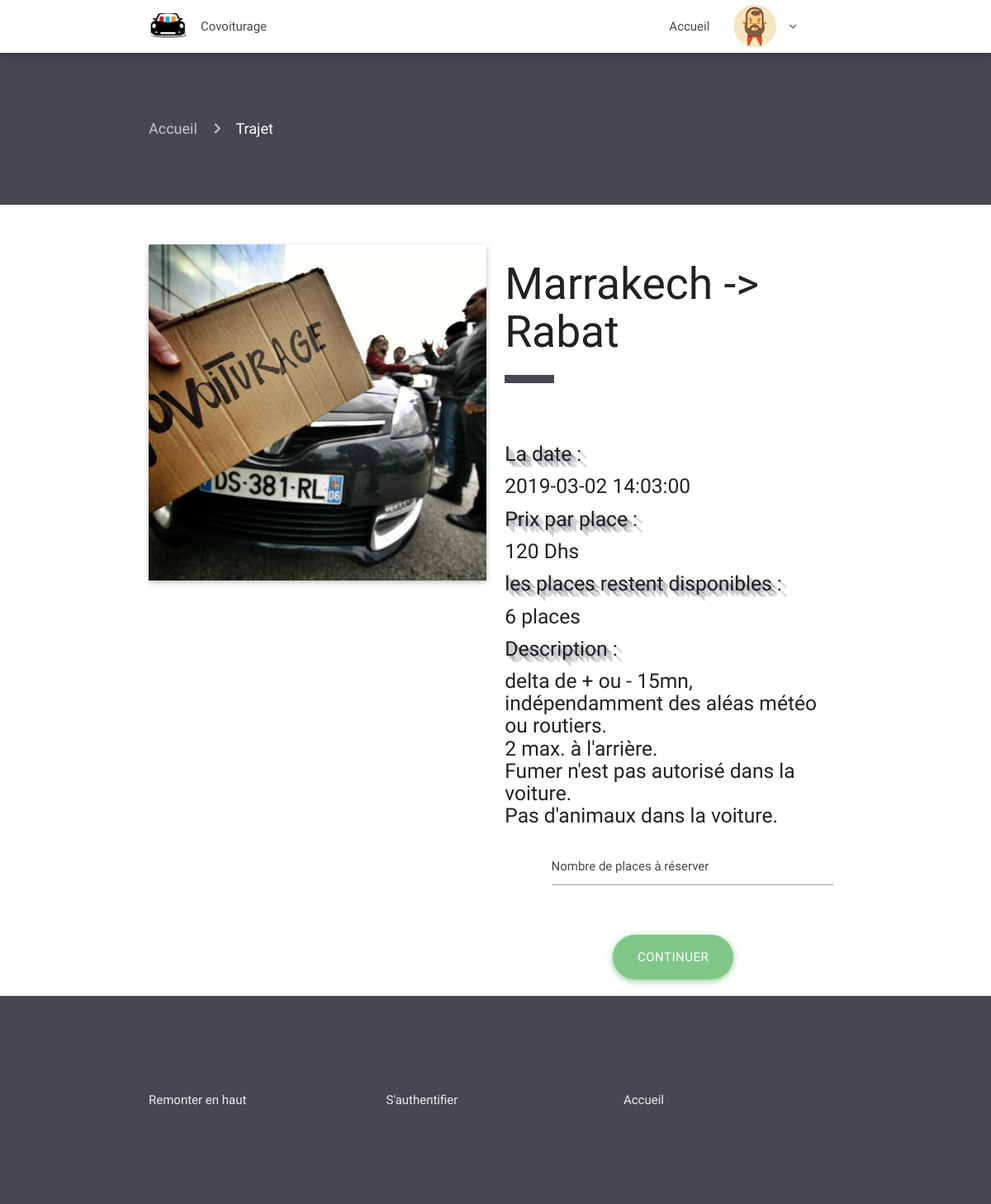
Page /trajets.php?id=57 (signed in) on the committed database.
### tables this page shows
CREATE TABLE `trajets` (
  `id` int(11) NOT NULL,
  `trajet` char(25) DEFAULT NULL,
  `nbr_place_dispo` int(11) DEFAULT NULL,
  `description` varchar(1000) NOT NULL,
  `prix` int(11) DEFAULT NULL,
  `id_image` int(11) DEFAULT NULL,
  `nom_image` char(50) DEFAULT NULL,
  `date` datetime DEFAULT NULL
);

### trajets.php (the view, shortened to what this page needs)
<?php
if (!isset($_SESSION['logged_in'])) {
  $nav = 'includes/nav.php';
}
else {
  $idsess = $_SESSION['id'];
}
$id_trajets =$_GET['id'];
 require 'includes/header.php';
 require $nav;?>
 <div class="container-fluid trajets-page" id="top">
   <div class="container current-page">
      <nav>
        <div class="nav-wrapper">
          <div class="col s12">
            <a href="index.php" class="breadcrumb">Accueil</a>
            <a href="trajets.php?id=<? $id_trajets; ?>" class="breadcrumb">Trajet</a>
          </div>
        </div>
      </nav>
    </div>
   </div>
<div class="container-fluid trajets">
  <div class="container">
   <div class="row">
     <div class="col s12 m6">
        <div class="card">
          <div class="card-image">
            <?php
            include 'db.php';
            $querytrajets = "SELECT id, trajet,nbr_place_dispo,prix, description, id_image, nom_image, date
              FROM trajets WHERE id = '{$id_trajets}'";
            $result1 = $connection->query($querytrajets);
            if ($result1->num_rows > 0) {
            while($rowtrajets = $result1->fetch_assoc()) {
              $id_trajetsdb = $rowtrajets['id'];
              $name_trajets = $rowtrajets['trajet'];
              $nbr_place_dispo = $rowtrajets['nbr_place_dispo'];
              $prix_trajets = $rowtrajets['prix'];
              $description = $rowtrajets['description'];
              $nom_image_trajets = $rowtrajets['nom_image'];
              $date = $rowtrajets['date'];
                }}?>
            <img class="materialboxed" width="650" src="trajets/<?= $nom_image_trajets; ?>" alt="">
          </div>
        </div>
     </div>
     <div class="col s12 m6">
       <form method="post"  action="checkout.php?idtrj=<?=$id_trajetsdb?>&idsess=<?=$idsess?>;?>" >
       <h2 ><?= $name_trajets; ?></h2>
       <div class="divider"  ></div>
       <div class="stuff">
       <h5 class="woow">La date : </h5>
        <h5> <?= $date;?> </h5>
        <h5 class="woow">Prix par place :</h5>
        <h5> <?= $prix_trajets; ?> Dhs</h5>
        <h5 class="woow">les places restent disponibles :</h5>
          <h5> <?=$nbr_place_dispo ?>  places</h5>
          <h5 class="woow">Description : </h5>
           <h5><?= $description; ?></h5>
       <div class="input-field col s12">
            <input id="icon_prefix" type="number" name="quantity" min="1" max="<?=$nbr_place_dispo ?>" class="validate" required>
            <label for="icon_prefix">Nombre de places à réserver </label>
          </div>
       <div class="center-align">
           <button type="submit" name="buy"  class="btn-large meh button-rounded waves-effect waves-light ">Continuer </button>
       </div>
       </div>
        </form>
     </div>
   </div>
  </div>
</div>
<?php
 require 'includes/secondfooter.php';
 require 'includes/footer.php'; ?>

### src/css/style.css (style rules this page uses)
.button-rounded { border-radius: 20px; background-color: #81C689; box-shadow: 0 2px 6px 0 rgba(129, 198, 137, 0.6), 0 2px 10px 0 rgba(129, 198, 137, 0.42); }
.trajets-page { padding-top: 60px; padding-bottom: 60px; background-color: #494551; }
.trajets-page nav { background: none; box-shadow: none; }
.trajets { padding-top: 40px; }
.trajets .divider { width: 60px !important; height: 10px; background-color: #494551; }
.trajets .stuff { padding-top: 60px; }
.trajets .stuff .input-field { margin-bottom: 40px; }
.trajets .stuff .button-rounded { border-radius: 45px !important; }
.woow { text-shadow: rgba(73, 69, 81, 0.12) 1px 1px, rgba(73, 69, 81, 0.12) 2px 2px, rgba(73, 69, 81, 0.12) 3px 3px, rgba(73, 69, 81, 0.12) 4px 4px, rgba(73, 69, 81, 0.12) 5px 5px, rgba(73, 69, 81, 0.12) 6px 6px, rgba(73, 69, 81, 0.12) 7px 7px, rgba(73, 69, 81, 0.12) 8px 8px; }
.input-field label { color: #494551; }

### rows in the picture
trajets: nom_image (picture), trajet "Marrakech -> Rabat", date "2019-03-02 14:03:00", prix "120", nbr_place_dispo "6", description "delta de + ou - 15mn, indépendamment des aléas météo ou routiers. 2 max. à l'arrière. Fumer n'est pas autorisé dans la voiture. Pas d'animaux dans la voiture."
